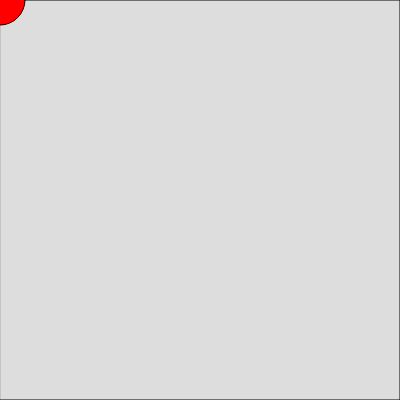
Frame 1 (no input)
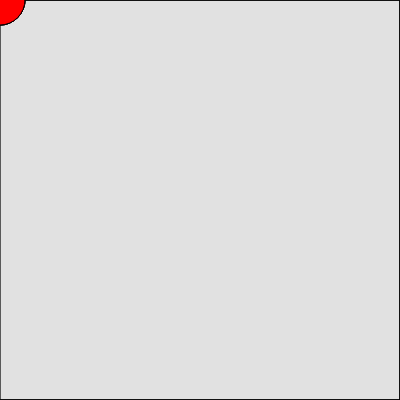
Frame 60 (no input)
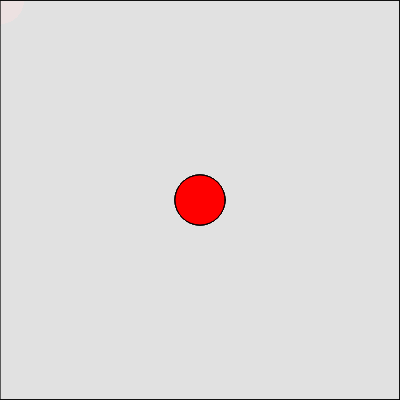
Frame 120 (the mouse pressed at the canvas centre since frame 60)

The p5.js sketch that drew these frames (run headless with seeded random() and noise() and a simulated clock; from frame 60 on, the mouse is pressed at the canvas centre):

// p5.js sketch
// ── sketch.js
function setup() {
  createCanvas(400, 400);
  background(220);
}

function draw() {
  fill(220, 20);
  rect(0, 0, width, height);
  
  fill(255, 0, 0);
  ellipse(mouseX, mouseY, 50, 50);
}
